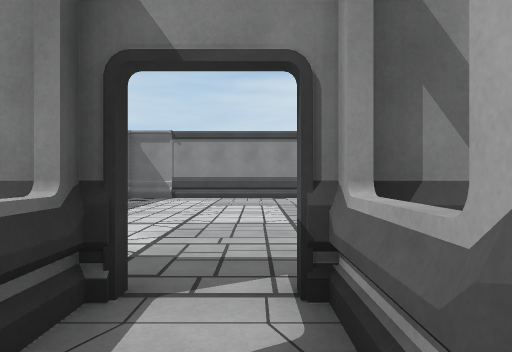
[1] (above)

19 first-person views from a walk through a 3-D level made in the Unity game engine. The camera is 1.3 m above the floor, looks level and sees 70° across. The floor is counted in squares, 2 m on a side. Each view is taken from the middle of a square. On the plan, view 1 faces up. The plan holds only what a view shows up to about 11 squares ahead; the rest is blank. The player character is not drawn.

[2]
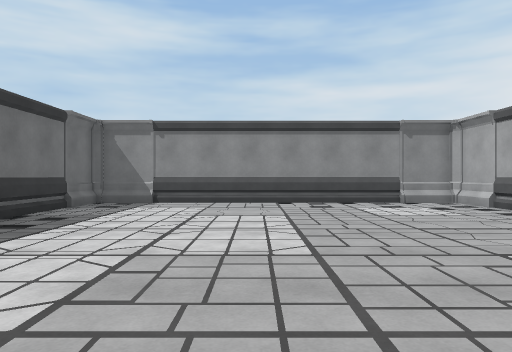

[3]
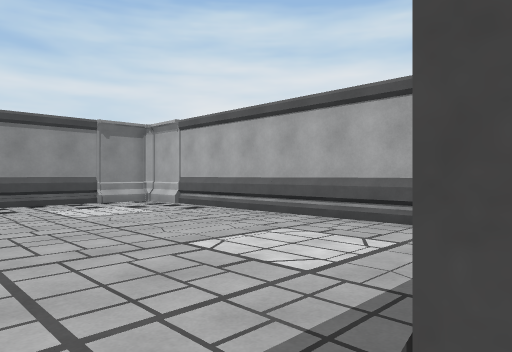

[4]
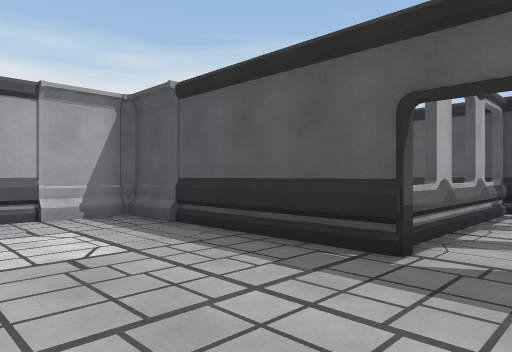

[5]
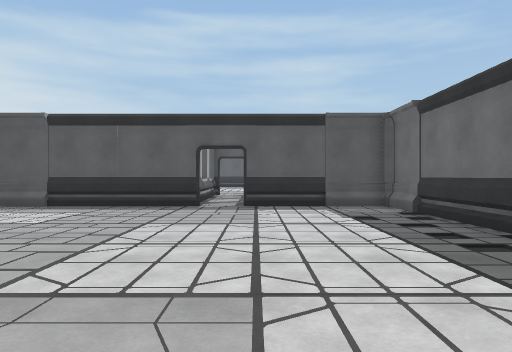

[6]
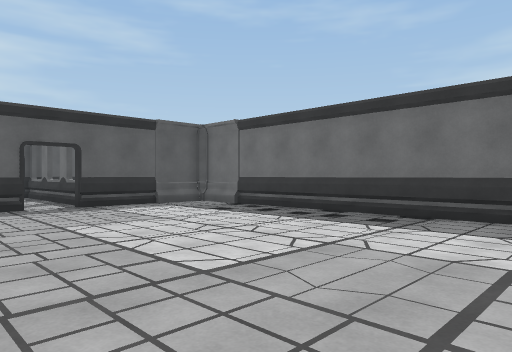

[7]
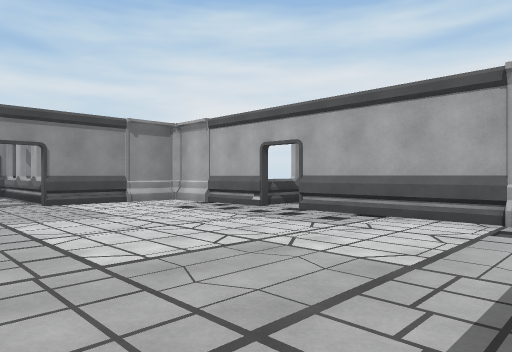

[8]
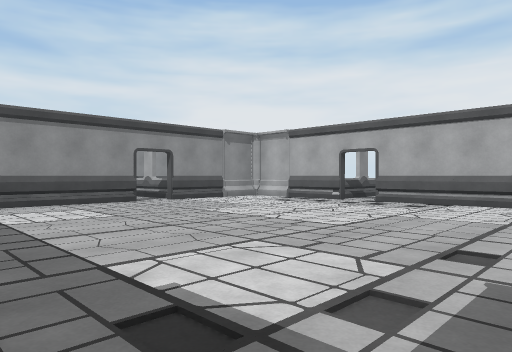

[9]
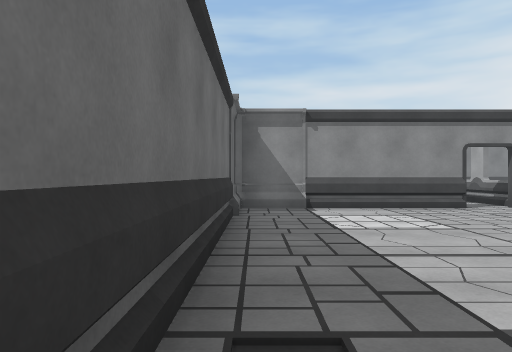

[10]
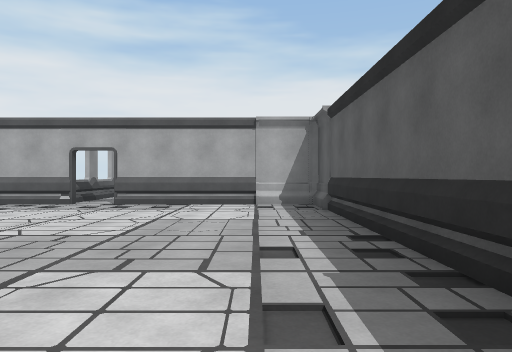

[11]
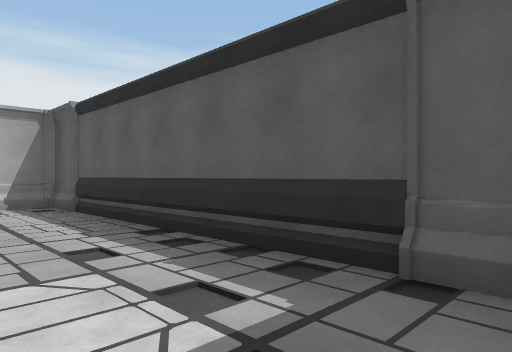

[12]
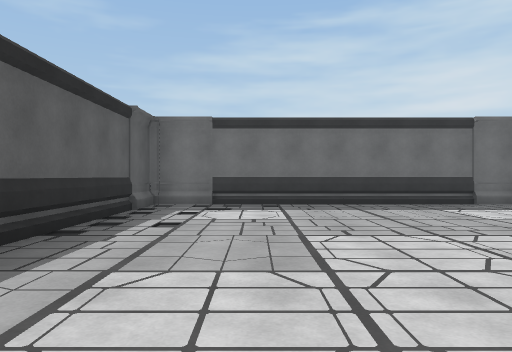

[13]
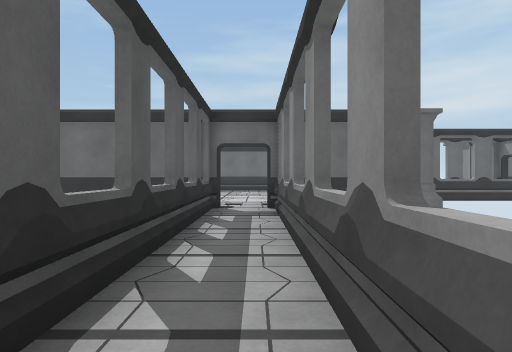

[14]
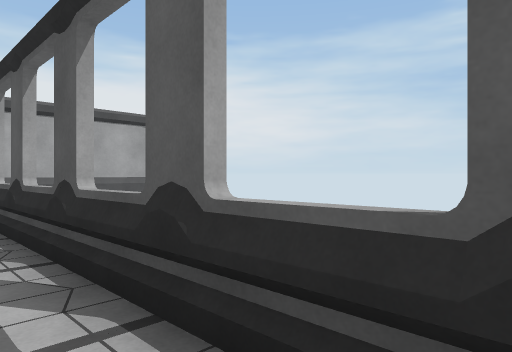

[15]
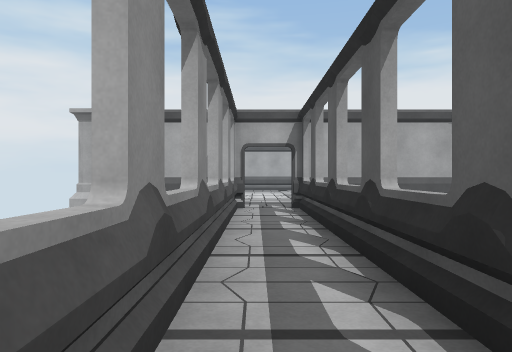

[16]
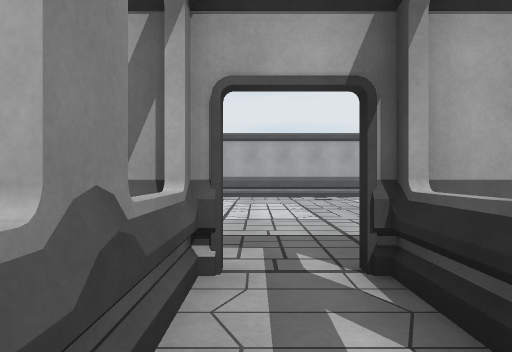

[17]
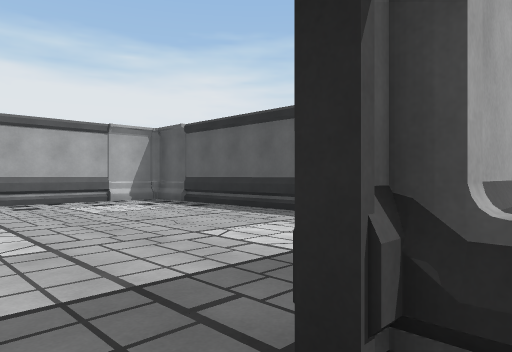

[18]
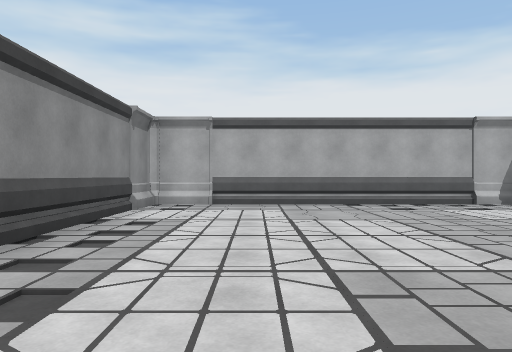

[19]
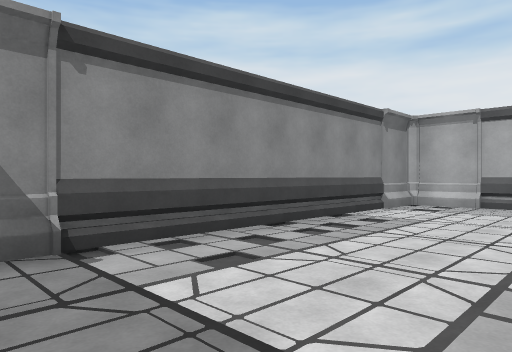

### Floor plan
Points are (right, up) in squares from view 1. A wall is a line through its corners. A room is listed if a view was taken in it or the views show most of it. See-through windows are left out.
Room 1 (views 1, 2, 3, 4, 5, 6)
walls: (1.3, 1.9) (0.1, 1.9); (0.3, -2.4) (2, -2.4); (0.2, -2.6) (0.2, 2.1); (0.4, -2.6) (0.4, 2.1) (4.9, 2.1) (4.9, 10.9) (-3.9, 10.9) (-3.9, 2.1) (-0.9, 2.1) (-0.9, -2.5)
ways out: opening at (0, -2) to room 2
Room 2 (views 7, 8, 9, 10, 11, 12)
walls: (-0.6, -2.6) (-5.4, -2.6) (-5.4, -11.4) (3.4, -11.4) (3.4, -6.6); (3.4, -5.9) (3.4, -2.6) (0.4, -2.6)
ways out: opening at (0, -2) to room 1; opening at (4, -6) to room 3
Room 3 (views 13, 14, 15, 16, 17, 18, 19)
walls: (15.6, -5.6) (3.4, -5.6); (15.4, -5.9) (15.4, -2.4); (19.3, -11.4) (24.4, -11.4) (24.4, -2.6) (16.5, -2.6); (3.6, -6.9) (15.5, -6.9); (3.6, -2.3) (3.6, -5.8)
ways out: opening at (4, -6) to room 2

Positions as (right, up) in squares from view 1, and headings:
1: (0, 0), facing up
2: (0, 2), facing up
3: (0, 2), facing up-right
4: (-1, 5), facing down-right
5: (-1, 10), facing down
6: (2, 10), facing down-left
7: (-2, -11), facing up-right
8: (-5, -11), facing up-right
9: (-5, -10), facing up
10: (-5, -10), facing right
11: (-5, -9), facing down-right
12: (3, -9), facing left
13: (11, -6), facing left
14: (8, -6), facing down-right
15: (8, -6), facing right
16: (13, -6), facing right
17: (15, -6), facing down-right
18: (16, -5), facing right
19: (16, -6), facing up-right
